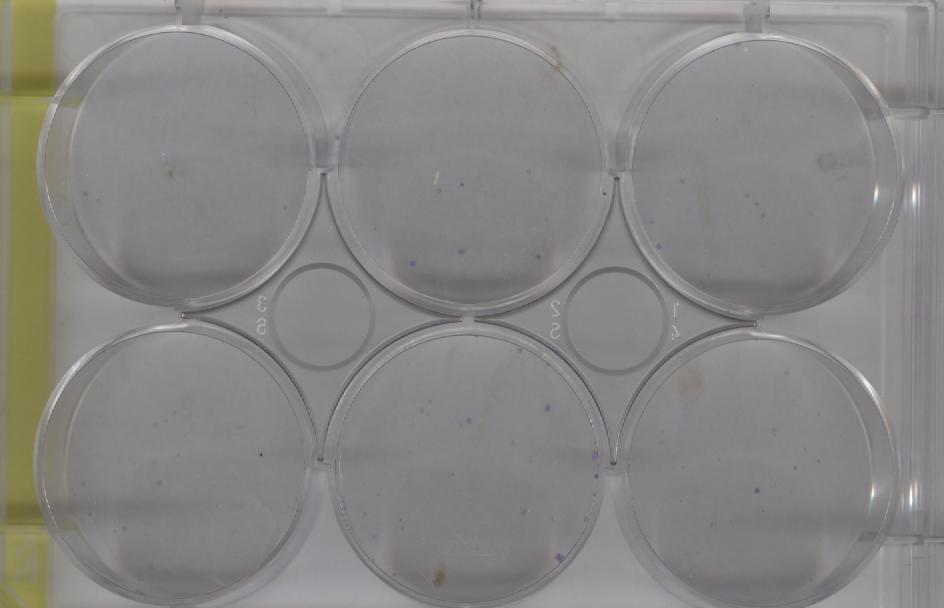
#> input picture GUI/im_test.jpg, 944 x 608 px
$ python -i clase.py   (imports and definitions only)   (older library calls are emulated)
#> lines starting #> are read from the running program, lines starting #| are printed output that depends on the picture; after the words box and inside, x2 and y2 are one past the last pixel; in counts of white or black regions, pixels touching at a corner belong together
# -*- coding: utf-8 -*-
"""
Created on Tue Jan 15 13:42:04 2019

@author: Nicol
"""
import numpy as np
import math
import matplotlib.pyplot as plt
from skimage.color import rgb2gray,rgb2hsv
from skimage.color import rgb2lab
from skimage.exposure import rescale_intensity, adjust_gamma
from skimage.feature import match_template,peak_local_max,canny
from skimage.morphology import diamond, disk
from skimage.morphology import opening, black_tophat, closing
from skimage.filters.thresholding import threshold_otsu
from skimage.measure import regionprops
from skimage.measure import label
from skimage.color import label2rgb
from sklearn.cluster import KMeans
from scipy.ndimage.morphology import distance_transform_edt
from skimage.morphology import watershed
from scipy import ndimage as ndi


class Colonias:
    def __init__(self,image):
        self.image = image
        self.shape = self.image.shape
#> self.shape = (608, 944, 3)
        self.r_small = 50
        self.r_pozo = 140
        self.min_distance = 160
        self.s = diamond(4)
        self.s1 = diamond(1)# Elemento estructurante para la apertura
        self.s2 = diamond(6)# Elemento estructurante para el black Top Hat
        self.template = self.__circle()
        self.centros = 0

    # Helpers
    def mejoraConstraste(self):
        I_gray = rgb2gray(self.image)
        I_gray = rescale_intensity(I_gray,in_range=(0.2,0.8),out_range=(0,1))
        return I_gray


    # 3. P
    # [15 lines left out: function preprocess, not called in this run]


    # 1. Umbralización con el plano de value
    def preprocessHSV_value(self):
        I = np.copy(self.image)
        for i in range(0,3):
            I[:,:,i] = adjust_gamma(I[:,:,i],0.4)
            I[:,:,i] = opening(I[:,:,i],self.s1)
            I[:,:,i] = black_tophat(I[:,:,i],self.s2)
            I[:,:,i] = adjust_gamma(I[:,:,i],0.8)
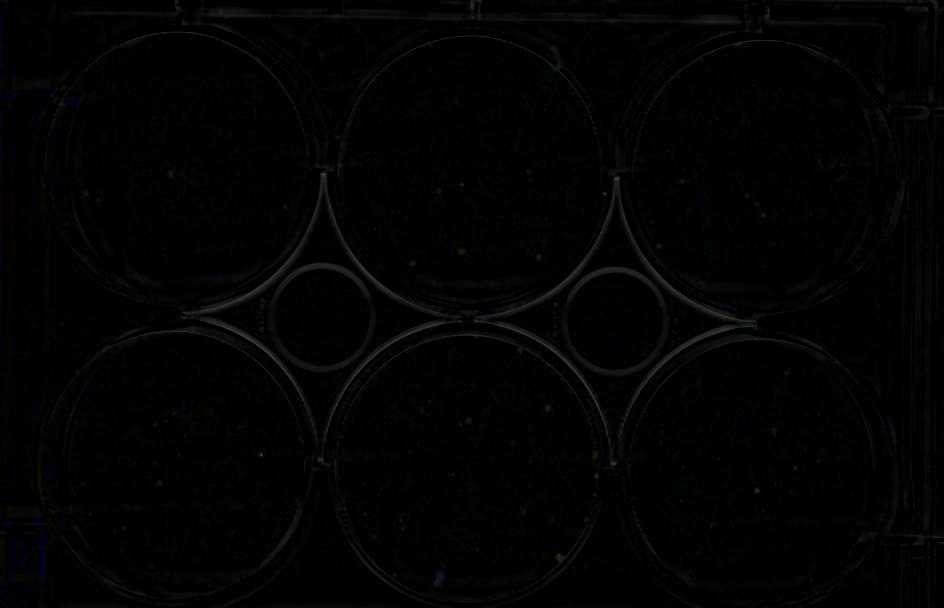
#> I: shape (608, 944, 3); mean R, G, B 2.2, 2.2, 2.3

        hsv = rgb2hsv(I)
#> hsv: shape (608, 944, 3) float64; mean of channels 0, 1, 2 0.146, 0.264, 0.0111
        thresh = threshold_otsu(hsv[:,:,2])
#> thresh = 0.0349
        BW = hsv[:,:,2] > thresh
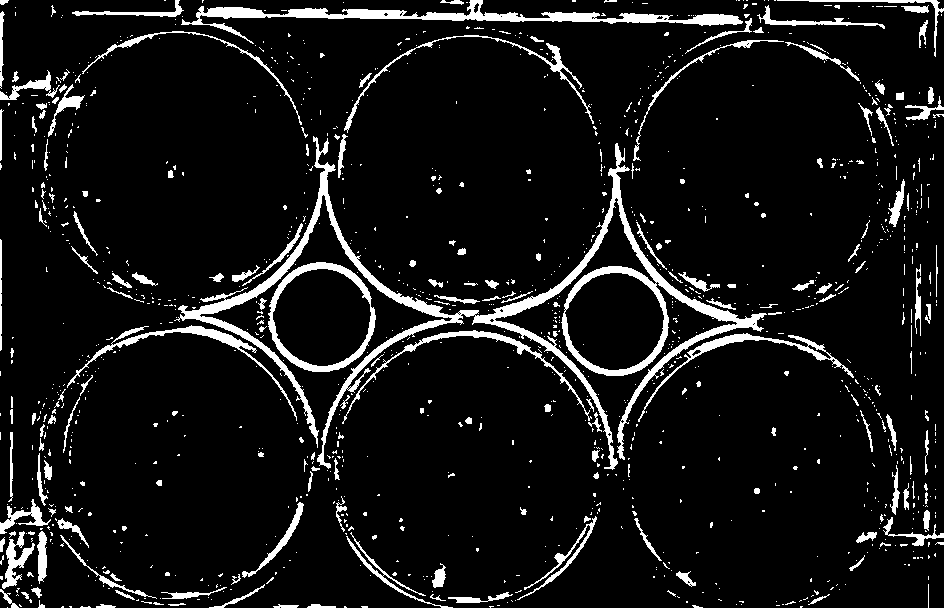
#> BW: shape (608, 944) bool; 8.3% white; 1238 white regions (1044 under 20 px), largest, box (x1, y1, x2, y2) and area: (174, 136, 767, 470) 13643, (181, 0, 743, 44) 4363, (268, 262, 376, 372) 1966

        return hsv[:,:,2],BW# retorne plano de value (intensidad)

    # 2. Umbralización con el plano de saturation
    # [6 lines left out: function preprocessHSV_saturation, not called in this run]


    def __canny(self):
        BW = canny(self.mejoraConstraste(),sigma=0.5)
#> in mejoraConstraste, `I_gray = rescale_intensity(I_gray,in_range=(0.2,0.8),out_range=(0,1))`:
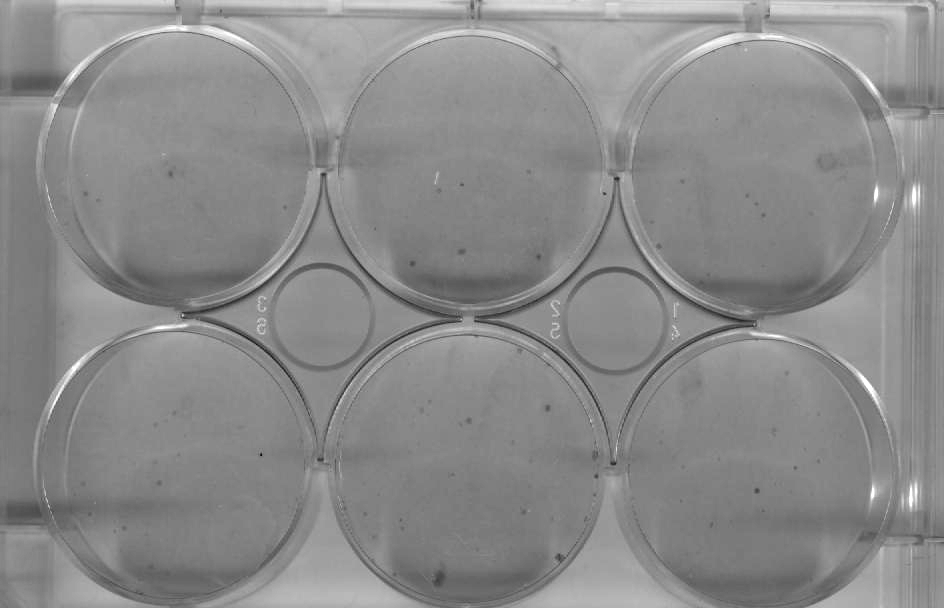
#> I_gray: shape (608, 944) float64; min 0.0107, max 1, mean 0.546
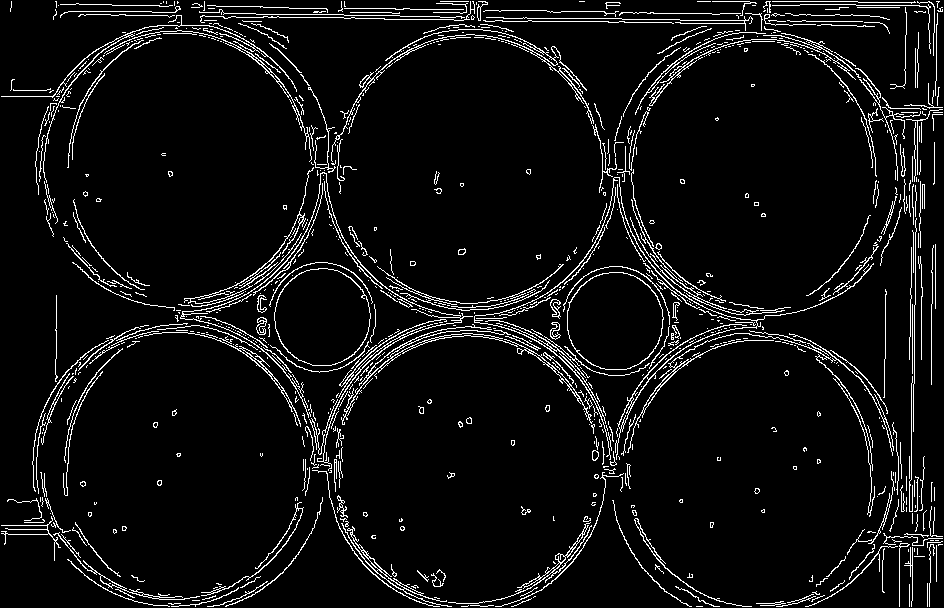
#> BW: shape (608, 944) bool; 6.2% white in thin lines or dots
        return BW

    def __closing(self):
        BW = closing(self.__canny(),self.s)
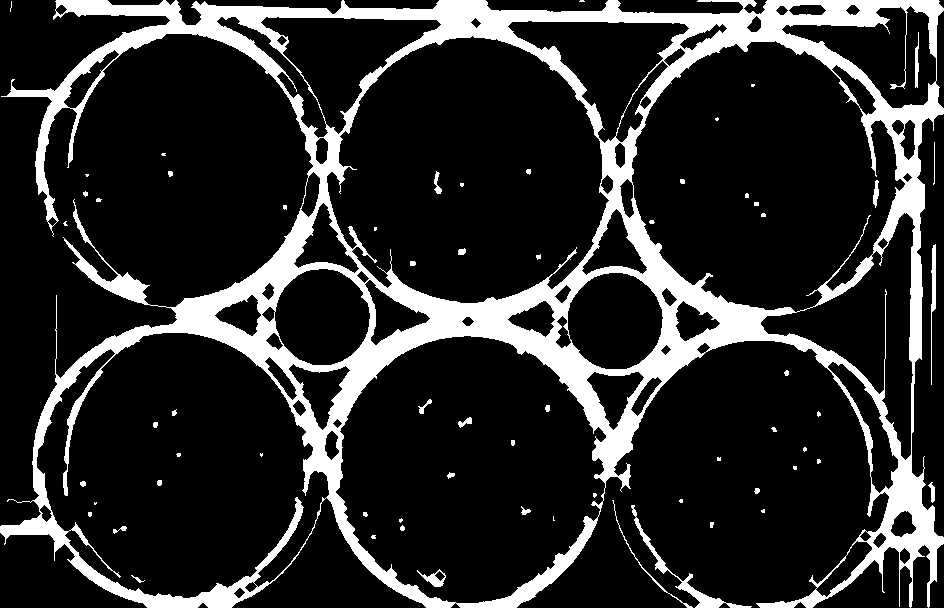
#> BW: shape (608, 944) bool; 17.2% white; 65 white regions (29 under 20 px), largest, box (x1, y1, x2, y2) and area: (0, 0, 944, 608) 95256, (631, 505, 752, 608) 946, (931, 244, 936, 385) 344
        return BW

    def __crossCorrelation(self):
        result = match_template(self.__closing(),self.template,pad_input = True)
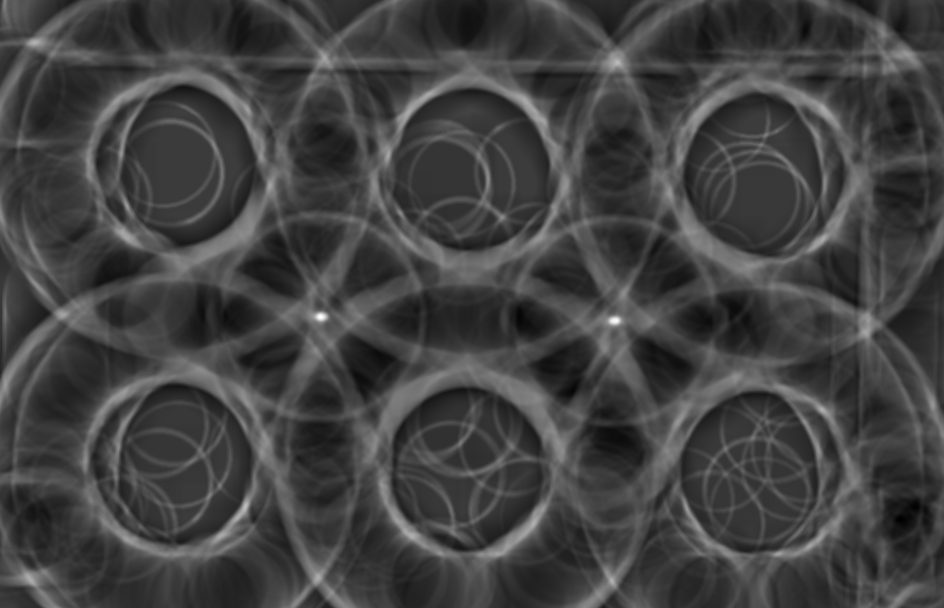
#> result: shape (608, 944) float64; min -0.146, max 0.407, mean -0.00181; drawn with min black and max white
        return result

    def corr2d(self):
        coordinates = peak_local_max(self.__crossCorrelation(), min_distance=self.min_distance)
#> coordinates = [[317, 320], [320, 616]]

        if coordinates[0][1] < coordinates[1][1]:
            y = coordinates[0][0]-self.r_pozo-5
#> y = 172
            x = coordinates[0][1]+self.r_pozo+5
#> x = 465
        else:
            y = coordinates[1][0]-self.r_pozo-5
            x = coordinates[1][1]+self.r_pozo+5
        #coordenadas de los otros pozos por simetría
        centros = [[x,y],[x,y+2*self.r_pozo + 10]]
#> centros = [[465, 172], [465, 462]]
        for i in range(0,2):
            centros.append([centros[i][0] + 2*self.r_pozo + 10 ,centros[i][1] ])
            centros.append([centros[i][0] - 2*self.r_pozo - 10,centros[i][1] ])
#> after the loop, centros = [[465, 172], [465, 462], [755, 172], [175, 172], [755, 462], [175, 462]]

        centros = sorted(centros)
#> centros = [[175, 172], [175, 462], [465, 172], [465, 462], [755, 172], [755, 462]]
        centros = np.asarray(centros)#(x,y)
        self.centros= centros
#> self.centros has the same summary as centros

        return centros

    # [95 lines left out: functions pozo, pozos2, otsu, otsuMean, pozo_anillo, reg_seg and 1 more, not called in this run]


#    def clustering(self):
#        # Number of clusters to be used
#        n_colors = 4
#        #Reshaping to a vector
#        size = self.image.shape
#        #Clustering with cromatic planes of L*a*b space
#        Ilab = rgb2lab(self.image,illuminant='D65',observer='2')
#        # Feature matrix of cromatic planes
#        #croma = # Cromatic planes a and b
#        I_plane = np.reshape(Ilab[:,:,1:3],(size[0]*size[1],2))
#        # Cluster the pixel intensities
#        clt = KMeans(init = "k-means++",n_clusters = n_colors,n_init = 10)
#        clt.fit(I_plane)
#        y = clt.fit_predict(I_plane)#iimagendices de cada muestra


    def __circle(self):
        dim = self.r_small*2 + 15#dimensión de la matriz.
        Nigerrimo = np.zeros([dim,dim])
        centro = [dim/2,dim/2]
        for i in range(0,dim):
            for j in range(0,dim):
                d = np.sqrt(abs( (centro[0] - i)**2 + (centro[1] - j)**2 ))
                if d > self.r_small and d < self.r_small+4:
                    Nigerrimo[i,j] = 1
        return Nigerrimo


    # [148 lines left out: functions processing, processing2, processing3, not called in this run]

# Local
    def processing4(self):
        BW,I_gray = self.preprocessHSV_value()

        centros = self.corr2d()
        m_BW = np.zeros([self.shape[0],self.shape[1]])#Imagen negra de la misma dimensión
#        conteo = {'Pozo 1':[],'Pozo 2':[],'Pozo 3':[],'Pozo 4':[],
#        'Pozo 5':[],'Pozo 6':[]}# Diccionario donde se guarda el conteo
        conteo = []
        for k in range(0,len(centros)):
            try:
                # Seccionamiento de 1 pozo
                I_seg = self.pozo(centros[k],I_gray)
                # Otsu por pozo
                I_otsu = self.otsu(I_seg,I_gray,centros[k])
                # Mascara color para los bordes
#                I_color = self.color(I_gray,centros[k])
                # Aplicación de las propiedades de region
                I_props = self.reg_seg(I_otsu)
                # Watershed
                I_wa = self.watershedDT(I_props)
                I_wa[I_wa>0]=1
                # Etiquetado y conteo de las colonias
                # 8-conectividad, fondo negro
                labeled,num = label(
                    I_wa, neighbors=8, background=0,
                    return_num=True
                )

    #            # Guarda el conteo por pozo en un diccionario
#                conteo[ list(conteo.keys())[k] ].append(num)

                # Guarda el conteo en un arreglo
                conteo.append(num)

                # Suma el resultado del pozo a una imagen negra (ceros)
                m_BW = m_BW + I_wa
            except:
                print('Pozo no viable')
#> this loop made 6 passes
#| Pozo no viable
#| Pozo no viable
#| Pozo no viable
#| Pozo no viable
#| Pozo no viable
#| Pozo no viable
#> m_BW: shape (608, 944) float64; every value is 0
#> after the loop, conteo = []

        labeled = label(m_BW, neighbors=8, background=0)
#        labeled_RGB = label2rgb(labeled, image=self.image)#image = imagen original
        color = self.addColor(self.image,m_BW)

        return m_BW,conteo,color

# Global
    # [78 lines left out: functions processing5, watershedDT, not called in this run]
    #conncomponents

    def addColor(self,I,BW):
        R = I[:,:,0]
        G = I[:,:,1]
        B = I[:,:,2]
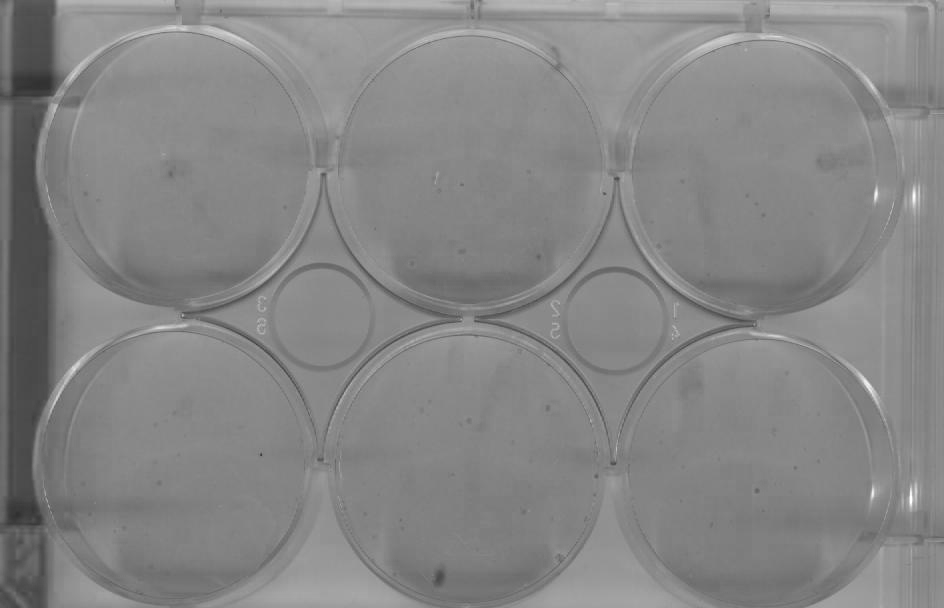
#> B: shape (608, 944); min 48, max 255, mean 133.6
        s = BW.shape
#> s = (608, 944)
        for i in range(0,s[0]):
            for j in range(0,s[1]):
                if BW[i,j] == 1:
                    R[i,j] = 255
                    G[i,j] = 0
                    B[i,j] = 0
        I[:,:,0] = R
        I[:,:,1] = G
        I[:,:,2] = B
        return I

    # [17 lines left out: functions hist_comparison, houghcirc, not called in this run]


>>> import cv2
>>> picture = cv2.cvtColor(cv2.imread('im_test.jpg'), cv2.COLOR_BGR2RGB)
>>> result = Colonias(picture).processing4()
